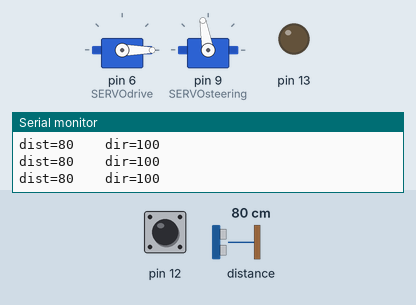
Recording of a sketch running on a simulated Arduino Uno, built with avr-gcc and run on an emulated ATmega328P. On the bench: 2 × servo, output pins drawn as LEDs (lit = HIGH), the last lines printed to the serial monitor. Inputs (shaded band) come from the test bench; at power-on: distance to the obstacle 80 cm, pin 12 HIGH. The echo pulse lasts 58.3 µs per cm.

Above: at 1.2 s.
1.3 s: distance to the obstacle set to 2 cm
At 2.5 s:
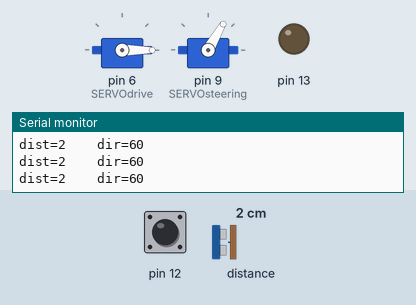
2.8 s: distance to the obstacle set to 18 cm
At 3.9 s:
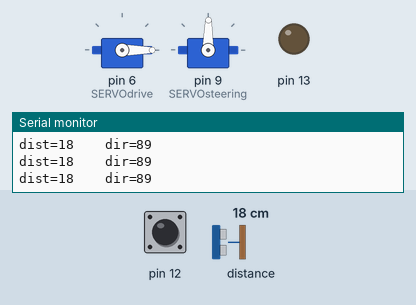
4.3 s: distance to the obstacle set to 35 cm
At 5.7 s:
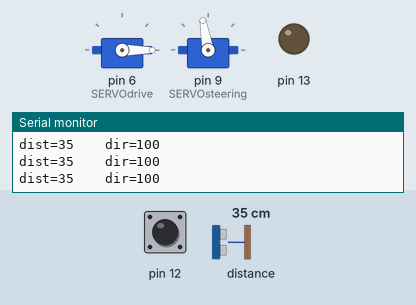
Timing chart, 0 to 7.3 s (numbered marks = the images above; inputs shaded):
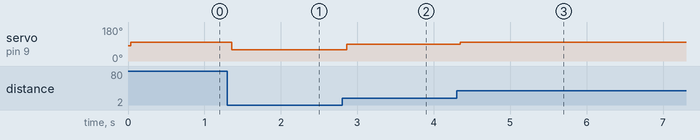

Measured:
- after the input at 1.3 s, servo on pin 9 (SERVOsteering): 100° → 60° after 0.06 s
- after the input at 2.8 s, servo on pin 9 (SERVOsteering): 60° → 89° after 0.06 s
- after the input at 4.3 s, servo on pin 9 (SERVOsteering): 89° → 100° at once

The sketch:

SEGUIDOR_V1.01.ino
```cpp
#include <HCSR04.h>
HCSR04 hc(2, new int[3]{3, 4, 5}, 3); //initialisation class HCSR04 (trig pin , echo pin, number of sensor)

#include <Servo.h>
Servo SERVOdrive;
Servo SERVOsteering;

int i=0;
int dir=80;
int dist=15;

void setup()
{ Serial.begin(9600);
pinMode (12, INPUT);
pinMode (13, OUTPUT);

SERVOdrive.attach(6);  // 180 AVANZA   90 STOP    0 RETROCEDE
SERVOsteering.attach(9);  // 45 DCHA   88 RECTO   135 IZDA
SERVOdrive.write(90);
SERVOsteering.write(dir);

while (digitalRead(12) == LOW) {
    digitalWrite(13, HIGH);
    delay(100);
    digitalWrite(13, LOW);
    delay(100);
  }
 }

void loop()
{
   SERVOdrive.write(0);
   SERVOsteering.write(dir);
dist=hc.dist(2);
delay(30);

dir=(80+3*(-15+dist)); //15 es la distancia a la pared y *3 es el factor de coreección de la dirección

dir = constrain(dir, 60, 100);

SERVOsteering.write(dir);

Serial.print("dist=");
Serial.print(dist);
Serial.print("    dir=");
Serial.println(dir);
}
```
